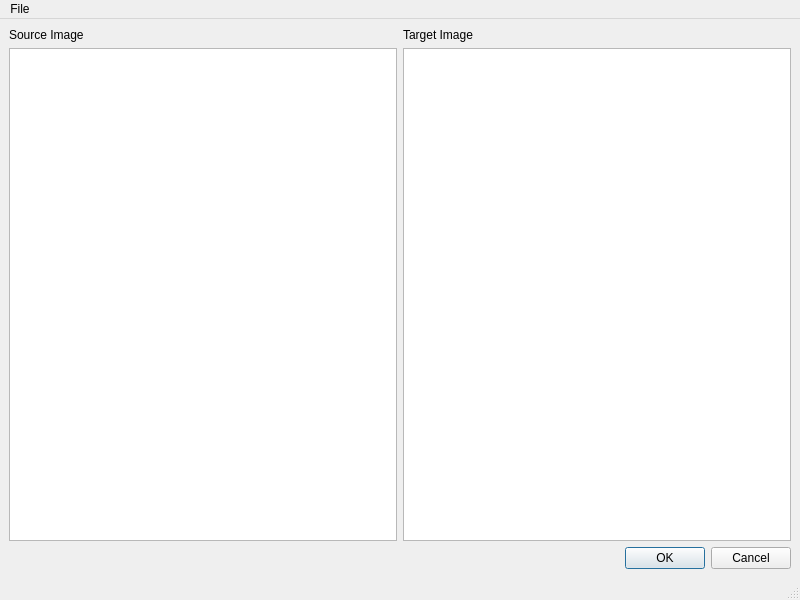
<?xml version="1.0" encoding="UTF-8"?>
<ui version="4.0">
 <class>MainWindow</class>
 <widget class="QMainWindow" name="MainWindow">
  <property name="geometry">
   <rect>
    <x>0</x>
    <y>0</y>
    <width>800</width>
    <height>600</height>
   </rect>
  </property>
  <property name="windowTitle">
   <string>Borack Vision</string>
  </property>
  <widget class="QWidget" name="centralwidget">
   <layout class="QVBoxLayout" name="verticalLayout_7">
    <item>
     <layout class="QHBoxLayout" name="horizontalLayout_2">
      <item>
       <layout class="QVBoxLayout" name="verticalLayout_5">
        <item>
         <widget class="QLabel" name="label_3">
          <property name="text">
           <string>Source Image</string>
          </property>
         </widget>
        </item>
        <item>
         <widget class="CustomView" name="graphicsView_3"/>
        </item>
       </layout>
      </item>
      <item>
       <layout class="QVBoxLayout" name="verticalLayout_6">
        <item>
         <widget class="QLabel" name="label_4">
          <property name="sizePolicy">
           <sizepolicy hsizetype="Preferred" vsizetype="Preferred">
            <horstretch>0</horstretch>
            <verstretch>0</verstretch>
           </sizepolicy>
          </property>
          <property name="text">
           <string>Target Image</string>
          </property>
         </widget>
        </item>
        <item>
         <widget class="CustomView" name="graphicsView_4"/>
        </item>
       </layout>
      </item>
     </layout>
    </item>
    <item>
     <widget class="QDialogButtonBox" name="buttonBox">
      <property name="standardButtons">
       <set>QDialogButtonBox::Cancel|QDialogButtonBox::Ok</set>
      </property>
     </widget>
    </item>
   </layout>
  </widget>
  <widget class="QMenuBar" name="menubar">
   <property name="geometry">
    <rect>
     <x>0</x>
     <y>0</y>
     <width>800</width>
     <height>22</height>
    </rect>
   </property>
   <widget class="QMenu" name="menuFile">
    <property name="title">
     <string>File</string>
    </property>
    <addaction name="actionOpen_source"/>
    <addaction name="actionOpen_target"/>
   </widget>
   <addaction name="menuFile"/>
  </widget>
  <widget class="QStatusBar" name="statusbar"/>
  <action name="actionOpen_source">
   <property name="text">
    <string>Open source ...</string>
   </property>
  </action>
  <action name="actionOpen_target">
   <property name="text">
    <string>Open target ...</string>
   </property>
  </action>
 </widget>
 <customwidgets>
  <customwidget>
   <class>CustomView</class>
   <extends>QGraphicsView</extends>
   <header>customview.hpp</header>
  </customwidget>
 </customwidgets>
 <resources/>
 <connections/>
</ui>
